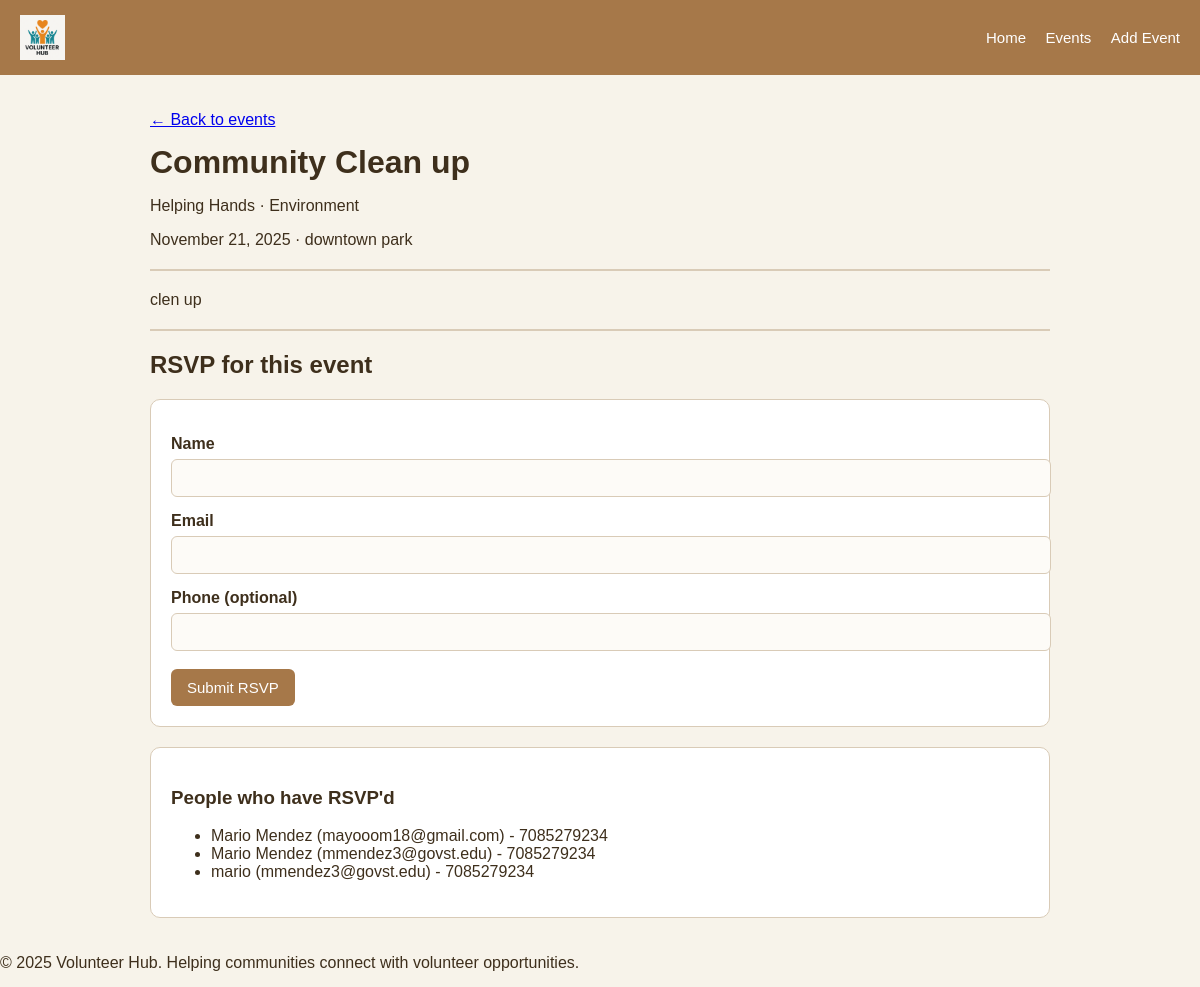
Screenshot of /event/1 with the database file from the repository.
### models.py (models this page shows)
class Event(db.Model):
    __tablename__ = 'events'
    id = db.Column(db.Integer, primary_key=True)
    title = db.Column(db.String(100), nullable=False)
    organization = db.Column(db.String(100), nullable=False)
    category = db.Column(db.String(50), nullable=False)
    location = db.Column(db.String(100), nullable=False)
    date = db.Column(db.Date, nullable=False)
    description = db.Column(db.Text, nullable=False)

class RSVP(db.Model):
    __tablename__ = 'rsvps'
    id = db.Column(db.Integer, primary_key=True)
    event_id = db.Column(db.Integer, db.ForeignKey('events.id'), nullable=False)
    name = db.Column(db.String(100), nullable=False)
    email = db.Column(db.String(100), nullable=False)
    phone = db.Column(db.String(20), nullable=True)
    event = db.relationship('Event', backref="rsvps")

### app.py (the view)
@app.route('/event/<int:event_id>')
def event_detail(event_id):
    event = Event.query.get_or_404(event_id)
    success = request.args.get('success')
    return render_template('event_detail.html', event=event, success=success)

### templates/event_detail.html (shortened to what this page needs)
{% extends "base.html" %}
{% block content %}
<p><a href="{{ url_for('home') }}">← Back to events</a></p>
<h1>{{ event.title }}</h1>
<p>
    {{ event.organization }} · {{ event.category }}
</p>
<p>
    {{ event.date.strftime("%B %d, %Y") }} · {{ event.location }}
</p>
<hr style="border: 1px solid #D9CBB7; margin: 20px 0;">
<p>
    {{ event.description }}
</p>
<hr style="border: 1px solid #D9CBB7; margin: 20px 0;">
<h2>RSVP for this event</h2>
<form method="POST" action="{{ url_for('rsvp_event', event_id=event.id) }}" class="form-card">
    <label>Name</label>
    <input type="text" name="name" required>
    <label>Email</label>
    <input type="text" name="email" required>
    <label>Phone (optional)</label>
    <input type="text" name="phone">
    <br><br>
    <button type="submit">Submit RSVP</button>
</form>
{% if event.rsvps %}
<div class="form-card" style="margin-top: 20px;">
    <h3>People who have RSVP'd</h3>
    <ul>
        {% for r in event.rsvps %}
            <li>{{ r.name }} ({{ r.email }}){% if r.phone %} - {{ r.phone }}{% endif %}</li>
        {% endfor %}
    </ul>
</div>
{% endif %}
{% endblock %}

### static/style.css (style rules this page uses)
body { margin: 0; font-family: Arial, sans-serif; background-color: #F7F3EA; color: #3E2F1C; }
button, .btn { background-color: #A67849; color: white; padding: 10px 16px; border: none; border-radius: 6px; cursor: pointer; font-size: 15px; }
.form-card { background-color: #FFFFFF; padding: 20px; border: 1px solid #D9CBB7; border-radius: 10px; margin-top: 20px; }
form label { display: block; font-weight: bold; margin-top: 15px; color: #3E2F1C; }
input[type="text"], input[type="datetime-local"], textarea { width: 100%; padding: 10px; border: 1px solid #D9CBB7; border-radius: 6px; margin-top: 6px; font-size: 14px; background-color: #FDFBF7; color: #3E2F1C; }
h1 { margin-top: 0; margin-bottom: 10px; }
p { font-size: 16px; margin-bottom: 15px; }

### rows the page displays
Event: title "Community Clean up", organization "Helping Hands", category "Environment", date "November 21, 2025", location "downtown park", description "clen up"
RSVP: name "Mario Mendez", email "mayooom18@gmail.com", phone "7085279234"
RSVP: name "Mario Mendez", email "mmendez3@govst.edu", phone "7085279234"
RSVP: name "mario", email "mmendez3@govst.edu", phone "7085279234"
